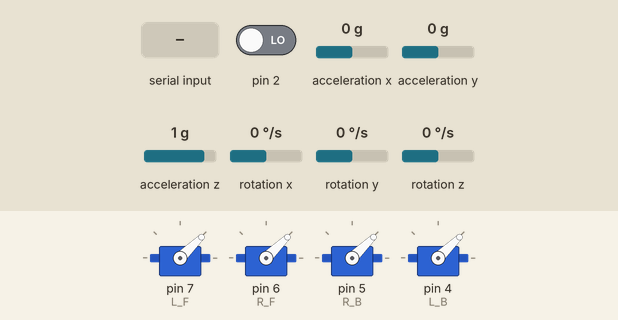
The sketch below on a simulated Arduino Uno, built with avr-gcc and run on an emulated ATmega328P. On the bench: 4 × servo. The inputs (shaded band) are chosen by the test bench; at power-on: acceleration x 0 g, acceleration y 0 g, rotation z 0 °/s, pin 2 LOW, acceleration z 1 g, rotation x 0 °/s, rotation y 0 °/s. The sensor or clock chip raises its interrupt line as the real part does; what the sketch prints to the serial monitor is not drawn.

Above: at 1.7 s.
1.8 s: "90,45\n" received over the second serial link
At 2.3 s:
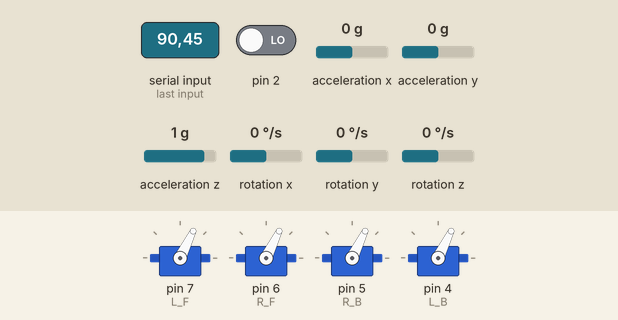
4.8 s: acceleration x set to -1.4 g
7.8 s: acceleration x set to 0 g
10.8 s: acceleration y set to -1.4 g
13.8 s: acceleration y set to 0 g
At 15.1 s:
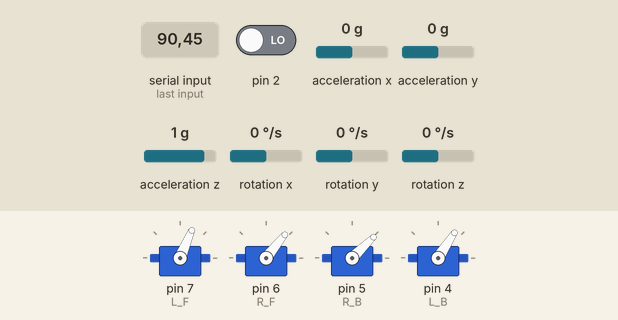
15.4 s: rotation z set to -100 °/s
At 19.09 s:
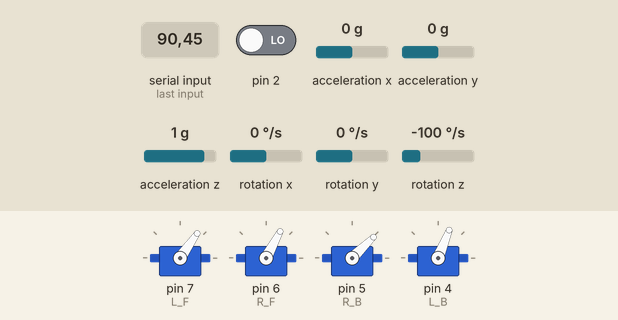
Timing chart, 0 to 19.4 s (numbered marks = the images above; inputs shaded):
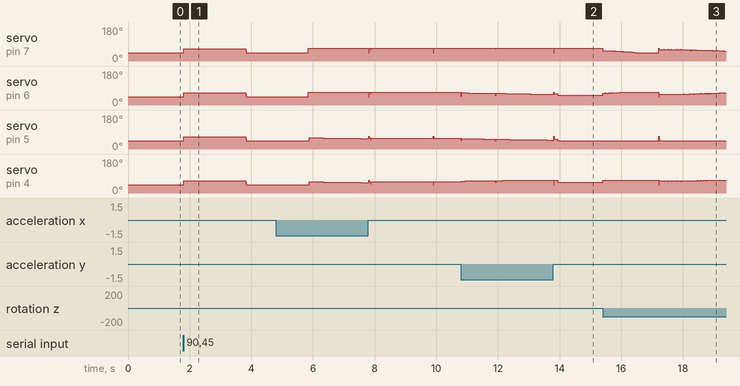

Measured:
- after the input at 1.8 s, servo on pin 7 (L_F), servo on pin 6 (R_F), servo on pin 5 (R_B), servo on pin 4 (L_B): 44° → 64° at once, → 44° 2.0 s later
- after the input at 13.8 s, servo on pin 7 (L_F): 68° → 67° after 0.14 s; servo on pin 5 (R_B): 47° → 51° at once, → 44° 0.13 s later
- after the input at 15.4 s, servo on pin 5 (R_B): 44° → 68° after 1.8 s, → 44° 0.01 s later

The sketch:

wifi_control_drone.ino
```cpp
//---------------------------constants to control drone
//these will be set to the respective angles required to roll left, right and pitch up, down
#define ROLL_ANGLE 7
#define PITCH_ANGLE 7

//define different thrust to write to motors
#define MAX_T 1200 //thrust to accelerate up, right, left
#define HOVER_T 1100 //thrust to hover in place
#define FALL_T 1050 //thrust to fall slowly
#define MIN_T 1000 //min value that can be written to motoe (no thrust)

//define absolute bounds for thrust
#define UPPER_T 1250
#define LOWER_T 1000

//define how long thrust is applied for each signal (in milliseconds)
#define THRUST_DURATION 2000

//set the integer signals sent through wifi that will control the drone
#define UP 1
#define DOWN 2
#define LEFT 3
#define RIGHT 4
#define OFF 0

//variables to hold speed of motors, initialize all to min
int L_F_thrust = MIN_T;
int R_F_thrust = MIN_T;
int R_B_thrust = MIN_T;
int L_B_thrust = MIN_T;

//---------------------------stuff for wifi
#include <SoftwareSerial.h>
#define ESP8266_RX 8
#define ESP8266_TX 3
SoftwareSerial ESPserial(ESP8266_RX, ESP8266_TX);

int first_connect = 0;

//---------------------------stuff for motors
#include <Servo.h>
Servo L_F; //left front motor
Servo R_F; //right front motor
Servo R_B; //right back motor
Servo L_B; //left back motor
String readString;
//---------------------------stuff for accel/gyro
#include "I2Cdev.h"

#include "MPU6050_6Axis_MotionApps20.h"

#if I2CDEV_IMPLEMENTATION == I2CDEV_ARDUINO_WIRE
    #include "Wire.h"
#endif

// class default I2C address is 0x68
// specific I2C addresses may be passed as a parameter here
// AD0 low = 0x68 (default for SparkFun breakout and InvenSense evaluation board)
// AD0 high = 0x69
MPU6050 mpu;
//MPU6050 mpu(0x69); // <-- use for AD0 high

// MPU control/status vars
bool dmpReady = false;  // set true if DMP init was successful
uint8_t mpuIntStatus;   // holds actual interrupt status byte from MPU
uint8_t devStatus;      // return status after each device operation (0 = success, !0 = error)
uint16_t packetSize;    // expected DMP packet size (default is 42 bytes)
uint16_t fifoCount;     // count of all bytes currently in FIFO
uint8_t fifoBuffer[64]; // FIFO storage buffer

// orientation/motion vars
Quaternion q;           // [w, x, y, z]         quaternion container
VectorFloat gravity;    // [x, y, z]            gravity vector
float ypr[3];           // [yaw, pitch, roll]   yaw/pitch/roll container and gravity vector

volatile bool mpuInterrupt = false;     // indicates whether MPU interrupt pin has gone high
void dmpDataReady() {
    mpuInterrupt = true;
}

//-----------------------------stuff for PID (stabilization)
//we will need to use elapsed time for D (Derivative) of PID
float elapsedTime, time, timePrev;

//ROLL
//variables to calculate PID
float roll_PID, roll_error, roll_previous_error;
float roll_pid_p=0;
float roll_pid_i=0;
float roll_pid_d=0;
//adjusting constants for roll PID
double roll_kp=0.7;//3.55
double roll_ki=0.006;//0.003
double roll_kd=1.2;//2.05
//target roll angle
float roll_desired_angle = 0;

//PITCH
//variables to calculate PID
float pitch_PID, pitch_error, pitch_previous_error;
float pitch_pid_p=0;
float pitch_pid_i=0;
float pitch_pid_d=0;
//adjusting constants for pitch PID
double pitch_kp=0.72;//3.55
double pitch_ki=0.006;//0.003
double pitch_kd=1.22;//2.05
//target pitch angle
float pitch_desired_angle = 0;

//YAW
//variables to calculate PID
float yaw_PID, yaw_error, yaw_previous_error;
float yaw_pid_p=0;
float yaw_pid_i=0;
float yaw_pid_d=0;
//adjusting constants for roll PID
double yaw_kp=0.7;//3.55
double yaw_ki=0.006;//0.003
double yaw_kd=1.2;//2.05
//target yaw angle
double yaw_desired_angle = 0; //we want to keep yaw constant

void setup() {
  //serial setup
  Serial.begin(115200);
  ESPserial.begin(9600);

  //motor setup
  L_F.attach(7);
  R_F.attach(6);
  R_B.attach(5);
  L_B.attach(4);

  //write the minimum value immediately so that motors don't go into calibration mode
  L_F.writeMicroseconds(MIN_T);
  R_F.writeMicroseconds(MIN_T);
  R_B.writeMicroseconds(MIN_T);
  L_B.writeMicroseconds(MIN_T);

  Serial.print("Writing: ");
  Serial.println(MIN_T);

  //accel/gyro setup
  // join I2C bus (I2Cdev library doesn't do this automatically)
    #if I2CDEV_IMPLEMENTATION == I2CDEV_ARDUINO_WIRE
        Wire.begin();
        TWBR = 24; // 400kHz I2C clock (200kHz if CPU is 8MHz)
    #elif I2CDEV_IMPLEMENTATION == I2CDEV_BUILTIN_FASTWIRE
        Fastwire::setup(400, true);
    #endif

    while (!Serial) // wait for Leonardo enumeration, others continue immediately

    // initialize device
    Serial.println(F("Initializing I2C devices..."));
    mpu.initialize();

    // verify connection
    Serial.println(F("Testing device connections..."));
    Serial.println(mpu.testConnection() ? F("MPU6050 connection successful") : F("MPU6050 connection failed"));

    // load and configure the DMP
    Serial.println(F("Initializing DMP..."));
    devStatus = mpu.dmpInitialize();

    // supply your own gyro offsets here, scaled for min sensitivity
    mpu.setXGyroOffset(220);
    mpu.setYGyroOffset(76);
    mpu.setZGyroOffset(-85);
    mpu.setZAccelOffset(1788); // 1688 factory default for my test chip

    // make sure it worked (returns 0 if so)
    if (devStatus == 0) {
        // turn on the DMP, now that it's ready
        Serial.println(F("Enabling DMP..."));
        mpu.setDMPEnabled(true);

        // enable Arduino interrupt detection
        Serial.println(F("Enabling interrupt detection (Arduino external interrupt 0)..."));
        attachInterrupt(0, dmpDataReady, RISING);
        mpuIntStatus = mpu.getIntStatus();

        // set our DMP Ready flag so the main loop() function knows it's okay to use it
        Serial.println(F("DMP ready! Waiting for first interrupt..."));
        dmpReady = true;

        // get expected DMP packet size for later comparison
        packetSize = mpu.dmpGetFIFOPacketSize();
    } else {
        // ERROR!
        // 1 = initial memory load failed
        // 2 = DMP configuration updates failed
        // (if it's going to break, usually the code will be 1)
        Serial.print(F("DMP Initialization failed (code "));
        Serial.print(devStatus);
        Serial.println(F(")"));
    }

}

void loop(){
  int hello = -1;

  //get the input from wifi
    if (ESPserial.available()){
      Serial.println("Wifi Connected");
      first_connect = 1;
      hello = ESPserial.read()-48;
      Serial.print("Receiving: ");
      Serial.println(hello);

      int startTime = millis();
      while(millis() - startTime <= THRUST_DURATION){ // apply thrust for 3 seconds
        thrust(hello, 0);//0 --> not hovering
      }

    }

  if(first_connect){
  //apply hovering thrust
  thrust(hello, 1);//1 --> is hovering, we want to use it here to stabilize and set hovering thrust
  }


}

void thrust(int hello, int is_hovering) {
    //calculate elapsed time
    timePrev = time;  // the previous time is stored before the actual time read
    time = millis();  // actual time read
    elapsedTime = (time - timePrev) / 1000;

    //mutate array of yaw pitch roll angles
    //test if the accelerometer is working, if not, let the drone fall slowly
    if(!getYPR()){
      L_F.writeMicroseconds(FALL_T);
      R_F.writeMicroseconds(FALL_T);
      R_B.writeMicroseconds(FALL_T);
      L_B.writeMicroseconds(FALL_T);
      return;
    }

    if(!is_hovering){
    //determine base throttle to write to motor based on hello signal
      if (hello == OFF) {
        //set all motors to minimum (no thrust)
        L_F_thrust = MIN_T;
        R_F_thrust = MIN_T;
        R_B_thrust = MIN_T;
        L_B_thrust = MIN_T;

      } else if(hello == DOWN){
        L_F_thrust = FALL_T;
        R_F_thrust = FALL_T;
        R_B_thrust = FALL_T;
        L_B_thrust = FALL_T;

      } else {//hello == UP, RIGHT, LEFT
        L_F_thrust = MAX_T;
        R_F_thrust = MAX_T;
        R_B_thrust = MAX_T;
        L_B_thrust = MAX_T;
      }

    } else {
      L_F_thrust = HOVER_T;
      R_F_thrust = HOVER_T;
      R_B_thrust = HOVER_T;
      L_B_thrust = HOVER_T;
    }

    //store angles
    float yaw = ypr[0] * 180/M_PI;
    float pitch = ypr[1] * 180/M_PI;
    float roll = ypr[2] * 180/M_PI;

    Serial.print("ypr\t");
        Serial.print(yaw);
        Serial.print("\t");
        Serial.print(pitch);
        Serial.print("\t");
        Serial.println(roll);

    if(is_hovering){
      //calculate PID values based on current yaw pitch and roll, keep drone level
      PID(5, roll, pitch, yaw);
    } else {
      //calculate PID values based on current yaw pitch and roll and signal from wifi
      PID(hello, roll, pitch, yaw);
    }

    //adjust thrust using PID values
    L_F_thrust  = L_F_thrust - roll_PID - pitch_PID - yaw_PID;
    R_F_thrust = R_F_thrust + roll_PID - pitch_PID + yaw_PID;
    R_B_thrust  = R_B_thrust + roll_PID + pitch_PID - yaw_PID;
    L_B_thrust  = L_B_thrust - roll_PID + pitch_PID + yaw_PID;

    //bound thrust values to range of thrust that we want
    L_F_thrust  = bound(L_F_thrust, UPPER_T, LOWER_T);
    R_F_thrust  = bound(R_F_thrust, UPPER_T, LOWER_T);
    R_B_thrust  = bound(R_B_thrust, UPPER_T, LOWER_T);
    L_B_thrust  = bound(L_B_thrust, UPPER_T, LOWER_T);

    L_F.writeMicroseconds(L_F_thrust);
    R_F.writeMicroseconds(R_F_thrust);
    R_B.writeMicroseconds(R_B_thrust);
    L_B.writeMicroseconds(L_B_thrust);
    Serial.print("Left Front: ");
    Serial.println(L_F_thrust);
    Serial.print("Right Front: ");
    Serial.println(R_F_thrust);
    Serial.print("Right Back: ");
    Serial.println(R_B_thrust);
    Serial.print("Left Back: ");
    Serial.println(L_B_thrust);

}


//mutates ypr array with the current yaw, pitch and roll angles
//also acts as a boolean for if the accelerometer is working or not
int getYPR(void){
  //get the values from accelerometer
    // if programming failed, don't try to do anything
    if (!dmpReady) return 0;

    // reset interrupt flag and get INT_STATUS byte
    mpuInterrupt = false;
    mpuIntStatus = mpu.getIntStatus();

    // get current FIFO count
    fifoCount = mpu.getFIFOCount();

    // check for overflow (this should never happen unless our code is too inefficient)
    if ((mpuIntStatus & 0x10) || fifoCount == 1024) {
        // reset so we can continue cleanly
        mpu.resetFIFO();
        Serial.println(F("FIFO overflow!"));

    // otherwise, check for DMP data ready interrupt (this should happen frequently)
    } /*else*/ if (mpuIntStatus & 0x02) {
        // wait for correct available data length, should be a VERY short wait
        while (fifoCount < packetSize) fifoCount = mpu.getFIFOCount();

        // read a packet from FIFO
        mpu.getFIFOBytes(fifoBuffer, packetSize);
        mpu.resetFIFO();

        // track FIFO count here in case there is > 1 packet available
        // (this lets us immediately read more without waiting for an interrupt)
        fifoCount -= packetSize;

        // display Euler angles in degrees
        mpu.dmpGetQuaternion(&q, fifoBuffer);
        mpu.dmpGetGravity(&gravity, &q);

        //above two functions get values for this function
        mpu.dmpGetYawPitchRoll(ypr, &q, &gravity);
    }

    return 1;
}

//calculate the PID values for yaw pitch roll based on "hello" signal from wifi
void PID(int hello, float roll, float pitch, float yaw){
   if (hello == OFF) {
      return;
   } else if(hello == UP){
      roll_desired_angle = 0;
      pitch_desired_angle = PITCH_ANGLE;

   } else if(hello == DOWN){
      roll_desired_angle = 0;
      pitch_desired_angle = -PITCH_ANGLE;

   } else if(hello == LEFT){
      roll_desired_angle = -ROLL_ANGLE;
      pitch_desired_angle = 0;

   } else if(hello == RIGHT){
      roll_desired_angle = ROLL_ANGLE;
      pitch_desired_angle = 0;

   } else if(hello == 5){//when we want the drone to hover
      roll_desired_angle = 0;
      pitch_desired_angle = 0;
   }


  /*First calculate the error between the desired angle and
*the real measured angle*/
roll_error = roll - roll_desired_angle;
pitch_error = pitch - pitch_desired_angle;
yaw_error = yaw - yaw_desired_angle;

/*Next the proportional value of the PID is just a proportional constant
*multiplied by the error*/
roll_pid_p = roll_kp*roll_error;
pitch_pid_p = pitch_kp*pitch_error;
yaw_pid_p = yaw_kp*yaw_error;

/*The integral part should only act if we are close to the
desired position but we want to fine tune the error. That's
why I've made a if operation for an error between -2 and 2 degree.
To integrate we just sum the previous integral value with the
error multiplied by  the integral constant. This will integrate (increase)
the value each loop till we reach the 0 point*/
if(-3 < roll_error <3)
{
  roll_pid_i = roll_pid_i + (roll_ki*roll_error);
}

if(-3 < pitch_error <3)
{
  pitch_pid_i = pitch_pid_i + (pitch_ki*pitch_error);
}

if(-3 < yaw_error <3)
{
  yaw_pid_i = yaw_pid_i + (yaw_ki*yaw_error);
}

/*The last part is the derivate. The derivate acts upon the speed of the error.
As we know the speed is the amount of error that produced in a certain amount of
time divided by that time. For taht we will use a variable called previous_error.
We substract that value from the actual error and divide all by the elapsed time.
Finnaly we multiply the result by the derivate constant*/
roll_pid_d = roll_kd*((roll_error - roll_previous_error)/elapsedTime);
pitch_pid_d = pitch_kd*((pitch_error - pitch_previous_error)/elapsedTime);
yaw_pid_d = yaw_kd*((yaw_error - yaw_previous_error)/elapsedTime);

//store error for next iteration
roll_previous_error = roll_error;
pitch_previous_error = pitch_error;
yaw_previous_error = yaw_error;

/*The final PID values is the sum of each of this 3 parts*/
roll_PID = roll_pid_p + roll_pid_i + roll_pid_d;
pitch_PID = pitch_pid_p + pitch_pid_i + pitch_pid_d;
yaw_PID = yaw_pid_p + yaw_pid_i + yaw_pid_d;

}

//return value bounded by upper and lower bounds
int bound(int value, int upper, int lower){
  if(value > upper){
    return upper;
  } else if (value < lower){
    return lower;
  } else {
    return value;
  }
}
```
